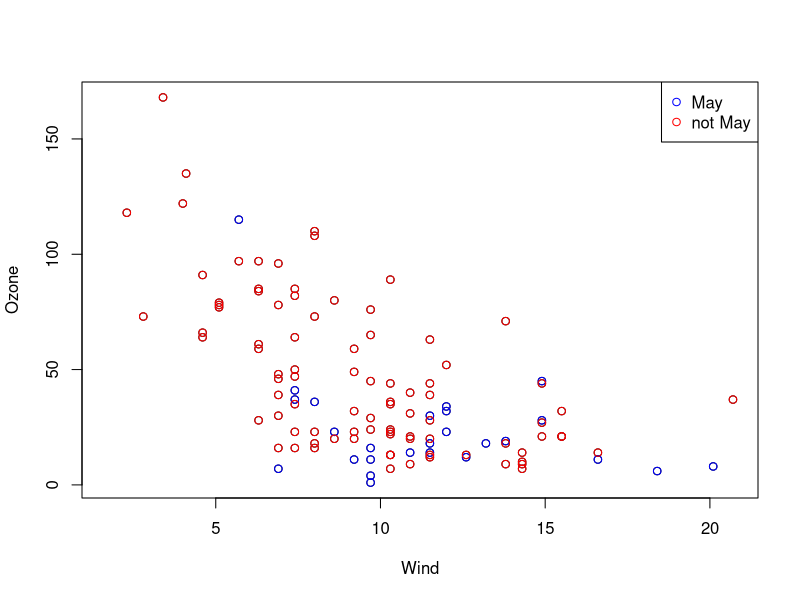
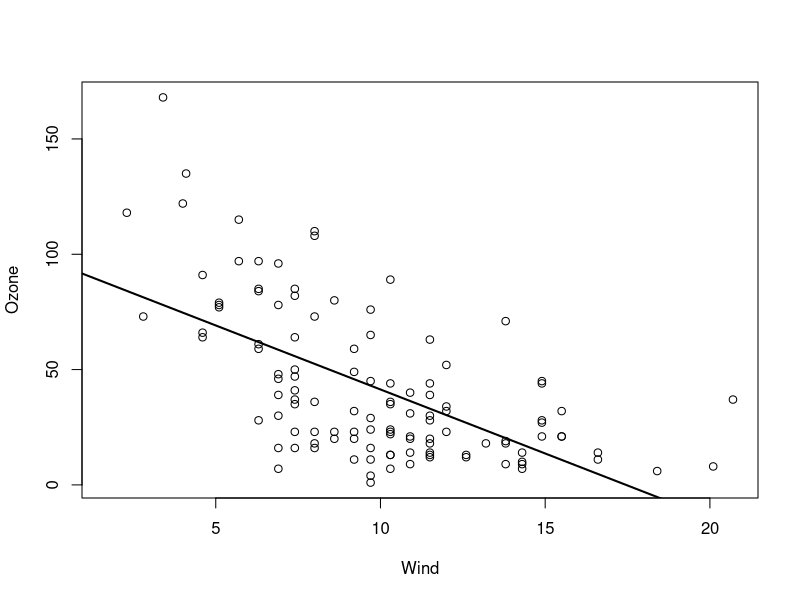
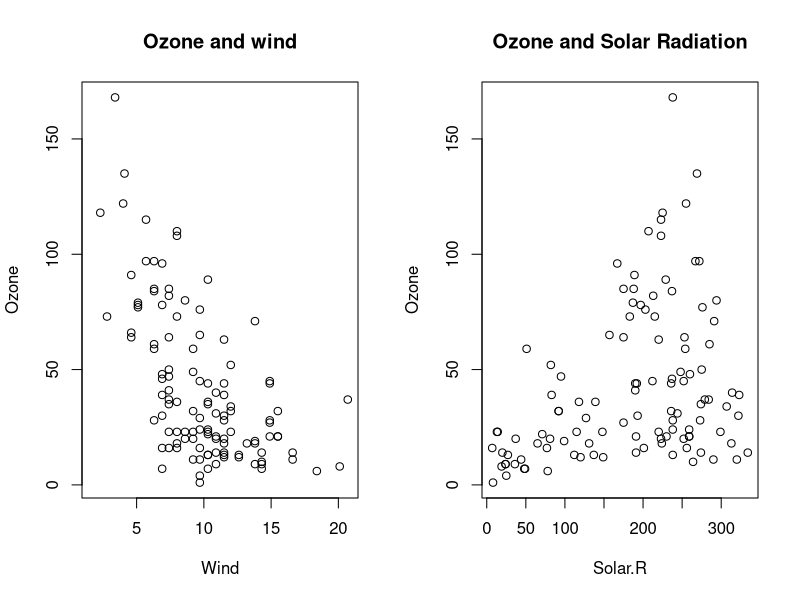

Source code (R) for these figures, in order:
with(airquality,plot(Wind,Ozone),
     title(main="Ozone ans wind in New York City"),type="n")
with(subset(airquality,Month==5),points(Wind,Ozone,col="blue"))
with(subset(airquality,Month!=5),points(Wind,Ozone,col="red"))
legend("topright",pch=1,col=c("blue","red"),legend=c("May","not May"))

with(airquality,plot(Wind,Ozone),
     title(main="Ozone ans wind in New York City"),pch=20)
model<-lm(Ozone~Wind,airquality)
abline(model,lwd=2)

par(mfrow=c(1,2))
with(airquality,{
        plot(Wind,Ozone,main="Ozone and wind")
        plot(Solar.R,Ozone,main="Ozone and Solar Radiation")
})
